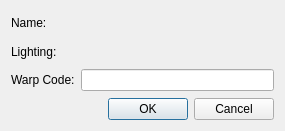
<?xml version="1.0" encoding="UTF-8"?>
<ui version="4.0">
 <class>Dialog</class>
 <widget class="QDialog" name="Dialog">
  <property name="geometry">
   <rect>
    <x>0</x>
    <y>0</y>
    <width>285</width>
    <height>131</height>
   </rect>
  </property>
  <property name="windowTitle">
   <string>Module Settings</string>
  </property>
  <layout class="QVBoxLayout" name="verticalLayout">
   <item>
    <layout class="QFormLayout" name="formLayout">
     <item row="0" column="0">
      <widget class="QLabel" name="label">
       <property name="text">
        <string>Name:</string>
       </property>
      </widget>
     </item>
     <item row="0" column="1">
      <layout class="QHBoxLayout" name="horizontalLayout_14" stretch="0">
       <item>
        <widget class="LocalizedStringLineEdit" name="nameEdit" native="true">
         <property name="minimumSize">
          <size>
           <width>0</width>
           <height>23</height>
          </size>
         </property>
        </widget>
       </item>
      </layout>
     </item>
     <item row="1" column="0">
      <widget class="QLabel" name="label_2">
       <property name="text">
        <string>Lighting:</string>
       </property>
      </widget>
     </item>
     <item row="1" column="1">
      <layout class="QHBoxLayout" name="horizontalLayout_13">
       <item>
        <widget class="ColorEdit" name="colorEdit" native="true">
         <property name="minimumSize">
          <size>
           <width>0</width>
           <height>23</height>
          </size>
         </property>
        </widget>
       </item>
      </layout>
     </item>
     <item row="2" column="0">
      <widget class="QLabel" name="label_3">
       <property name="text">
        <string>Warp Code:</string>
       </property>
      </widget>
     </item>
     <item row="2" column="1">
      <widget class="QLineEdit" name="lineEdit">
       <property name="maxLength">
        <number>6</number>
       </property>
      </widget>
     </item>
    </layout>
   </item>
   <item>
    <widget class="QDialogButtonBox" name="buttonBox">
     <property name="orientation">
      <enum>Qt::Horizontal</enum>
     </property>
     <property name="standardButtons">
      <set>QDialogButtonBox::Cancel|QDialogButtonBox::Ok</set>
     </property>
    </widget>
   </item>
  </layout>
 </widget>
 <customwidgets>
  <customwidget>
   <class>LocalizedStringLineEdit</class>
   <extends>QWidget</extends>
   <header location="global">toolset.misc.widget.widgets</header>
   <container>1</container>
  </customwidget>
  <customwidget>
   <class>ColorEdit</class>
   <extends>QWidget</extends>
   <header location="global">toolset.misc.widget.widgets</header>
   <container>1</container>
  </customwidget>
 </customwidgets>
 <resources/>
 <connections>
  <connection>
   <sender>buttonBox</sender>
   <signal>accepted()</signal>
   <receiver>Dialog</receiver>
   <slot>accept()</slot>
   <hints>
    <hint type="sourcelabel">
     <x>248</x>
     <y>254</y>
    </hint>
    <hint type="destinationlabel">
     <x>157</x>
     <y>274</y>
    </hint>
   </hints>
  </connection>
  <connection>
   <sender>buttonBox</sender>
   <signal>rejected()</signal>
   <receiver>Dialog</receiver>
   <slot>reject()</slot>
   <hints>
    <hint type="sourcelabel">
     <x>316</x>
     <y>260</y>
    </hint>
    <hint type="destinationlabel">
     <x>286</x>
     <y>274</y>
    </hint>
   </hints>
  </connection>
 </connections>
</ui>
